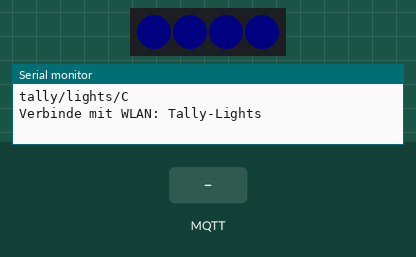
Bench run of a sketch on a simulated ESP8266 (Wemos D1 mini). On the bench: 4 RGB LEDs in strip order, left to right, the last lines printed to the serial monitor. The inputs (shaded band) are chosen by the test bench. Dim RGB values are drawn brighter than linear; WiFi joins after 1.5 s; servers stay silent unless stated; no MQTT or app messages arrive unless stated.

Above: at 0.1 s.
At 1.1 s:
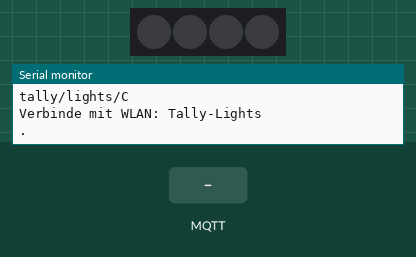
At 3.2 s:
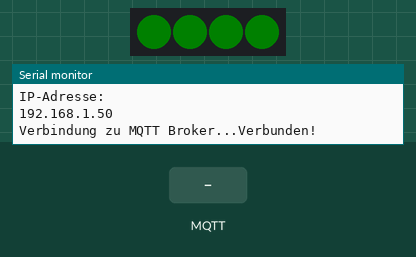
3.3 s: MQTT message "#" arrives on the first subscribed topic
4.8 s: MQTT message "6" arrives on the first subscribed topic
Timing chart, 0 to 7.8 s (numbered marks = the images above; inputs shaded):
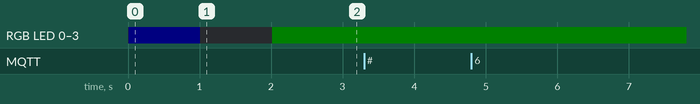

The sketch:

ESP_Tally_Light.ino
```cpp
#include <ESP8266WiFi.h>
#include <PubSubClient.h>


#include <FastLED.h>

#define LED_PIN D5
#define NUM_LEDS 4
#define BRIGHTNESS 5
#define LED_TYPE WS2812B
#define COLOR_ORDER GRB

unsigned long lastHeartbeat = 0;       // Zeitpunkt der letzten Nachricht
const unsigned long heartbeatInterval = 10000; // 10 Sekunden
unsigned long lastWifiReconnectAttempt = 0;
const unsigned long wifiReconnectInterval = 5000;

CRGB leds[NUM_LEDS];
uint8_t gHue = 0; // Globale Farbabstufung (Hue)

#define character "C"


// 🔧 Deine WLAN-Daten
const char* ssid = "Tally-Lights";
const char* password = "MeinSicheresPasswort";

// 🔧 MQTT Broker (Raspberry Pi)
const char* mqtt_server = "192.168.4.1";  // Pi-IP im Access-Point-Modus

WiFiClient espClient;
PubSubClient client(espClient);


// Topic für Antworten
const char* response_topic = "tally/lights/response";
String topic = String("tally/lights/") + character;


void setup_wifi() {
  delay(10);
  WiFi.mode(WIFI_STA);
  WiFi.setAutoReconnect(true);
  WiFi.persistent(false);
  Serial.println();
  Serial.print("Verbinde mit WLAN: ");
  Serial.println(ssid);

  WiFi.begin(ssid, password);

  while (WiFi.status() != WL_CONNECTED) {
    fill_solid(leds, NUM_LEDS, CRGB(0, 0, 255));
    FastLED.show();
    delay(1000);
    Serial.print(".");
    fill_solid(leds, NUM_LEDS, CRGB::Black);
    FastLED.show();
    delay(1000);
  }

  Serial.println("");
  Serial.println("WLAN verbunden!");
  fill_solid(leds, NUM_LEDS, CRGB(0, 255, 0));
  FastLED.show();
  Serial.println("IP-Adresse: ");
  Serial.println(WiFi.localIP());
}

bool ensure_wifi() {
  if (WiFi.status() == WL_CONNECTED) {
    return true;
  }

  unsigned long now = millis();
  if (now - lastWifiReconnectAttempt > wifiReconnectInterval) {
    lastWifiReconnectAttempt = now;
    Serial.println("WLAN getrennt, versuche Reconnect...");
    WiFi.disconnect();
    WiFi.begin(ssid, password);
  }

  fill_solid(leds, NUM_LEDS, CRGB(0, 0, 255));
  FastLED.show();
  return false;
}

void callback(char* topic, byte* payload, unsigned int length) {
  // Payload in String wandeln
  String msg;
  for (unsigned int i = 0; i < length; i++) {
    msg += (char)payload[i];
  }
  msg.trim(); // Leerzeichen entfernen
  Serial.print("Empfangen: ");
  Serial.println(msg);

  // 🎨 HEX-Farbcode? (#RRGGBB oder RRGGBB)
  if (msg.startsWith("#")) msg = msg.substring(1);
  if (msg.length() == 6) {
    long number = strtol(msg.c_str(), NULL, 16);
    uint8_t r = (number >> 16) & 0xFF;
    uint8_t g = (number >> 8) & 0xFF;
    uint8_t b = number & 0xFF;

    //fill_solid(leds, NUM_LEDS, CRGB(255, 0, 255));
    fill_solid(leds, NUM_LEDS, CRGB(r, g, b));
    FastLED.show();
  }
}

void reconnect() {
  while (!client.connected()) {
    Serial.print("Verbindung zu MQTT Broker...");
    if (client.connect((String("D1MiniTally") + character).c_str())) { // Korrigiert
      Serial.println("Verbunden!");
      client.subscribe(topic.c_str()); // Korrigiert
    } else {
      Serial.print("Fehler, rc=");
      Serial.print(client.state());
      Serial.println(" versuche erneut in 5 Sekunden");
      delay(5000);
    }
  }
}

void setup() {
  Serial.begin(115200);
  Serial.println(topic);  // Ausgabe: tally/lights/C

  FastLED.addLeds<LED_TYPE, LED_PIN, COLOR_ORDER>(leds, NUM_LEDS);
  FastLED.setBrightness(BRIGHTNESS);


  setup_wifi();
  client.setServer(mqtt_server, 1883);
  client.setCallback(callback);
}

void loop() {
  if (!ensure_wifi()) {
    delay(100);
    return;
  }

  if (!client.connected()) {
    reconnect();
  }
  client.loop();

  // Heartbeat senden
  unsigned long now = millis();
  if (now - lastHeartbeat > heartbeatInterval) {
    lastHeartbeat = now;

    // Nachricht an Status-Topic senden
    String msg = String(character);  // ID des Geräts
    client.publish("tally/lights/status", msg.c_str());
    Serial.println("Heartbeat gesendet: " + msg);
  }
}
```
